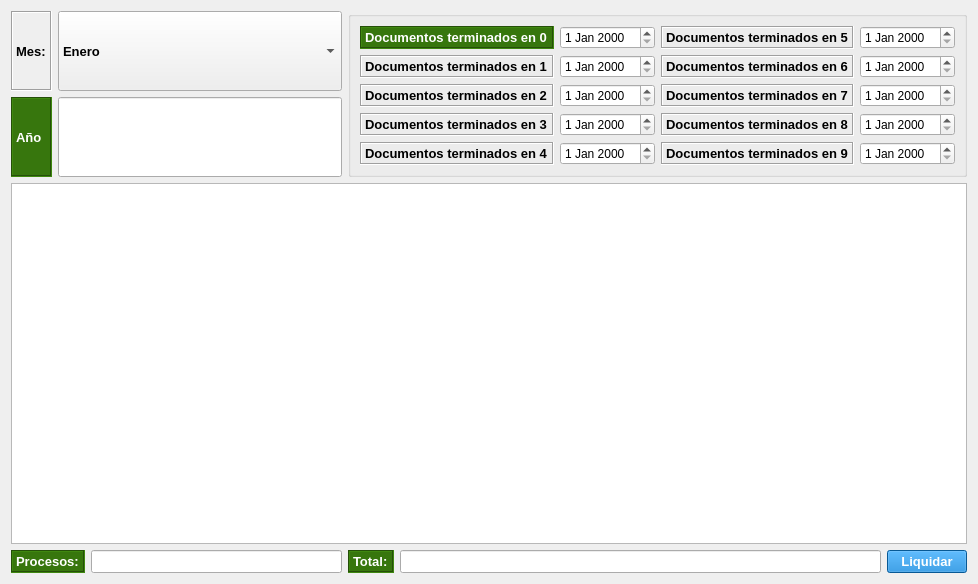
<?xml version="1.0" encoding="UTF-8"?>
<ui version="4.0">
 <class>Form</class>
 <widget class="QWidget" name="Form">
  <property name="geometry">
   <rect>
    <x>0</x>
    <y>0</y>
    <width>978</width>
    <height>584</height>
   </rect>
  </property>
  <property name="windowTitle">
   <string>Form</string>
  </property>
  <layout class="QGridLayout" name="gridLayout_2" rowstretch="5,5,85,5">
   <item row="0" column="0">
    <widget class="QLabel" name="label_15">
     <property name="sizePolicy">
      <sizepolicy hsizetype="Preferred" vsizetype="Expanding">
       <horstretch>0</horstretch>
       <verstretch>0</verstretch>
      </sizepolicy>
     </property>
     <property name="font">
      <font>
       <pointsize>10</pointsize>
       <weight>75</weight>
       <bold>true</bold>
      </font>
     </property>
     <property name="styleSheet">
      <string notr="true">#label_3{
background-color:#37760D;
color: #FFFFFF;
}</string>
     </property>
     <property name="frameShape">
      <enum>QFrame::Box</enum>
     </property>
     <property name="frameShadow">
      <enum>QFrame::Sunken</enum>
     </property>
     <property name="text">
      <string>Mes:</string>
     </property>
    </widget>
   </item>
   <item row="0" column="1" colspan="2">
    <widget class="QComboBox" name="comboBox_2">
     <property name="sizePolicy">
      <sizepolicy hsizetype="Preferred" vsizetype="Expanding">
       <horstretch>0</horstretch>
       <verstretch>0</verstretch>
      </sizepolicy>
     </property>
     <property name="font">
      <font>
       <pointsize>10</pointsize>
       <weight>75</weight>
       <bold>true</bold>
      </font>
     </property>
     <item>
      <property name="text">
       <string>Enero</string>
      </property>
     </item>
     <item>
      <property name="text">
       <string>Febrero</string>
      </property>
     </item>
     <item>
      <property name="text">
       <string>Marzo</string>
      </property>
     </item>
     <item>
      <property name="text">
       <string>Abril</string>
      </property>
     </item>
     <item>
      <property name="text">
       <string>Mayo</string>
      </property>
     </item>
     <item>
      <property name="text">
       <string>Junio</string>
      </property>
     </item>
     <item>
      <property name="text">
       <string>SAC-Junio</string>
      </property>
     </item>
     <item>
      <property name="text">
       <string>Julio</string>
      </property>
     </item>
     <item>
      <property name="text">
       <string>Agosto</string>
      </property>
     </item>
     <item>
      <property name="text">
       <string>Septiembre</string>
      </property>
     </item>
     <item>
      <property name="text">
       <string>Octubre</string>
      </property>
     </item>
     <item>
      <property name="text">
       <string>Noviembre</string>
      </property>
     </item>
     <item>
      <property name="text">
       <string>Diciembre</string>
      </property>
     </item>
     <item>
      <property name="text">
       <string>SAC-Diciembre</string>
      </property>
     </item>
    </widget>
   </item>
   <item row="1" column="0">
    <widget class="QLabel" name="label_3">
     <property name="sizePolicy">
      <sizepolicy hsizetype="Preferred" vsizetype="Expanding">
       <horstretch>0</horstretch>
       <verstretch>0</verstretch>
      </sizepolicy>
     </property>
     <property name="font">
      <font>
       <pointsize>10</pointsize>
       <weight>75</weight>
       <bold>true</bold>
      </font>
     </property>
     <property name="styleSheet">
      <string notr="true">#label_3{
background-color:#37760D;
color: #FFFFFF;
}</string>
     </property>
     <property name="frameShape">
      <enum>QFrame::Box</enum>
     </property>
     <property name="frameShadow">
      <enum>QFrame::Sunken</enum>
     </property>
     <property name="text">
      <string>Año</string>
     </property>
    </widget>
   </item>
   <item row="1" column="1" colspan="2">
    <widget class="QLineEdit" name="lineEdit_4">
     <property name="sizePolicy">
      <sizepolicy hsizetype="Expanding" vsizetype="Expanding">
       <horstretch>0</horstretch>
       <verstretch>0</verstretch>
      </sizepolicy>
     </property>
     <property name="font">
      <font>
       <pointsize>10</pointsize>
       <weight>75</weight>
       <bold>true</bold>
      </font>
     </property>
    </widget>
   </item>
   <item row="2" column="0" colspan="6">
    <widget class="QTableView" name="tableView">
     <property name="font">
      <font>
       <pointsize>10</pointsize>
       <weight>75</weight>
       <bold>true</bold>
      </font>
     </property>
    </widget>
   </item>
   <item row="3" column="0" colspan="2">
    <widget class="QLabel" name="label_4">
     <property name="sizePolicy">
      <sizepolicy hsizetype="Preferred" vsizetype="Expanding">
       <horstretch>0</horstretch>
       <verstretch>0</verstretch>
      </sizepolicy>
     </property>
     <property name="font">
      <font>
       <pointsize>10</pointsize>
       <weight>75</weight>
       <bold>true</bold>
      </font>
     </property>
     <property name="styleSheet">
      <string notr="true">#label_4{
background-color:#37760D;
color: #FFFFFF;
}</string>
     </property>
     <property name="frameShape">
      <enum>QFrame::Box</enum>
     </property>
     <property name="frameShadow">
      <enum>QFrame::Sunken</enum>
     </property>
     <property name="text">
      <string>Procesos:</string>
     </property>
    </widget>
   </item>
   <item row="3" column="2">
    <widget class="QLineEdit" name="lineEdit_2">
     <property name="sizePolicy">
      <sizepolicy hsizetype="Expanding" vsizetype="Expanding">
       <horstretch>0</horstretch>
       <verstretch>0</verstretch>
      </sizepolicy>
     </property>
     <property name="font">
      <font>
       <pointsize>10</pointsize>
       <weight>75</weight>
       <bold>true</bold>
      </font>
     </property>
    </widget>
   </item>
   <item row="3" column="3">
    <widget class="QLabel" name="label_5">
     <property name="sizePolicy">
      <sizepolicy hsizetype="Preferred" vsizetype="Expanding">
       <horstretch>0</horstretch>
       <verstretch>0</verstretch>
      </sizepolicy>
     </property>
     <property name="font">
      <font>
       <pointsize>10</pointsize>
       <weight>75</weight>
       <bold>true</bold>
      </font>
     </property>
     <property name="styleSheet">
      <string notr="true">#label_5{
background-color:#37760D;
color: #FFFFFF;
}</string>
     </property>
     <property name="frameShape">
      <enum>QFrame::Box</enum>
     </property>
     <property name="frameShadow">
      <enum>QFrame::Sunken</enum>
     </property>
     <property name="text">
      <string>Total:</string>
     </property>
    </widget>
   </item>
   <item row="3" column="4">
    <widget class="QLineEdit" name="lineEdit_3">
     <property name="sizePolicy">
      <sizepolicy hsizetype="Expanding" vsizetype="Expanding">
       <horstretch>0</horstretch>
       <verstretch>0</verstretch>
      </sizepolicy>
     </property>
     <property name="font">
      <font>
       <pointsize>10</pointsize>
       <weight>75</weight>
       <bold>true</bold>
      </font>
     </property>
    </widget>
   </item>
   <item row="3" column="5">
    <widget class="QPushButton" name="pushButton">
     <property name="font">
      <font>
       <pointsize>10</pointsize>
       <weight>75</weight>
       <bold>true</bold>
      </font>
     </property>
     <property name="styleSheet">
      <string notr="true">#pushButton{
background-color:#0A7DD0;
color: #ffffff
}

#pushButton:hover{
background-color:#1067A5;
}
</string>
     </property>
     <property name="text">
      <string>Liquidar</string>
     </property>
     <property name="icon">
      <iconset>
       <normaloff>../../../../../../../.designer/iconos/refresh.ico</normaloff>../../../../../../../.designer/iconos/refresh.ico</iconset>
     </property>
     <property name="iconSize">
      <size>
       <width>30</width>
       <height>30</height>
      </size>
     </property>
    </widget>
   </item>
   <item row="0" column="3" rowspan="2" colspan="3">
    <widget class="QGroupBox" name="groupBox">
     <property name="title">
      <string/>
     </property>
     <layout class="QGridLayout" name="gridLayout" rowstretch="0,0,0,0,0">
      <item row="0" column="0">
       <widget class="QLabel" name="label_2">
        <property name="sizePolicy">
         <sizepolicy hsizetype="Preferred" vsizetype="Expanding">
          <horstretch>0</horstretch>
          <verstretch>0</verstretch>
         </sizepolicy>
        </property>
        <property name="font">
         <font>
          <pointsize>10</pointsize>
          <weight>75</weight>
          <bold>true</bold>
         </font>
        </property>
        <property name="styleSheet">
         <string notr="true">#label_2{
background-color:#37760D;
color: #FFFFFF;
}</string>
        </property>
        <property name="frameShape">
         <enum>QFrame::Box</enum>
        </property>
        <property name="frameShadow">
         <enum>QFrame::Sunken</enum>
        </property>
        <property name="text">
         <string>Documentos terminados en 0</string>
        </property>
       </widget>
      </item>
      <item row="0" column="1">
       <widget class="QDateEdit" name="dateEdit"/>
      </item>
      <item row="0" column="2">
       <widget class="QLabel" name="label_10">
        <property name="sizePolicy">
         <sizepolicy hsizetype="Preferred" vsizetype="Expanding">
          <horstretch>0</horstretch>
          <verstretch>0</verstretch>
         </sizepolicy>
        </property>
        <property name="font">
         <font>
          <pointsize>10</pointsize>
          <weight>75</weight>
          <bold>true</bold>
         </font>
        </property>
        <property name="styleSheet">
         <string notr="true">#label_2{
background-color:#37760D;
color: #FFFFFF;
}</string>
        </property>
        <property name="frameShape">
         <enum>QFrame::Box</enum>
        </property>
        <property name="frameShadow">
         <enum>QFrame::Sunken</enum>
        </property>
        <property name="text">
         <string>Documentos terminados en 5</string>
        </property>
       </widget>
      </item>
      <item row="0" column="3">
       <widget class="QDateEdit" name="dateEdit_6"/>
      </item>
      <item row="1" column="0">
       <widget class="QLabel" name="label_6">
        <property name="sizePolicy">
         <sizepolicy hsizetype="Preferred" vsizetype="Expanding">
          <horstretch>0</horstretch>
          <verstretch>0</verstretch>
         </sizepolicy>
        </property>
        <property name="font">
         <font>
          <pointsize>10</pointsize>
          <weight>75</weight>
          <bold>true</bold>
         </font>
        </property>
        <property name="styleSheet">
         <string notr="true">#label_2{
background-color:#37760D;
color: #FFFFFF;
}</string>
        </property>
        <property name="frameShape">
         <enum>QFrame::Box</enum>
        </property>
        <property name="frameShadow">
         <enum>QFrame::Sunken</enum>
        </property>
        <property name="text">
         <string>Documentos terminados en 1</string>
        </property>
       </widget>
      </item>
      <item row="1" column="1">
       <widget class="QDateEdit" name="dateEdit_7"/>
      </item>
      <item row="1" column="2">
       <widget class="QLabel" name="label_11">
        <property name="sizePolicy">
         <sizepolicy hsizetype="Preferred" vsizetype="Expanding">
          <horstretch>0</horstretch>
          <verstretch>0</verstretch>
         </sizepolicy>
        </property>
        <property name="font">
         <font>
          <pointsize>10</pointsize>
          <weight>75</weight>
          <bold>true</bold>
         </font>
        </property>
        <property name="styleSheet">
         <string notr="true">#label_2{
background-color:#37760D;
color: #FFFFFF;
}</string>
        </property>
        <property name="frameShape">
         <enum>QFrame::Box</enum>
        </property>
        <property name="frameShadow">
         <enum>QFrame::Sunken</enum>
        </property>
        <property name="text">
         <string>Documentos terminados en 6</string>
        </property>
       </widget>
      </item>
      <item row="1" column="3">
       <widget class="QDateEdit" name="dateEdit_5"/>
      </item>
      <item row="2" column="0">
       <widget class="QLabel" name="label_7">
        <property name="sizePolicy">
         <sizepolicy hsizetype="Preferred" vsizetype="Expanding">
          <horstretch>0</horstretch>
          <verstretch>0</verstretch>
         </sizepolicy>
        </property>
        <property name="font">
         <font>
          <pointsize>10</pointsize>
          <weight>75</weight>
          <bold>true</bold>
         </font>
        </property>
        <property name="styleSheet">
         <string notr="true">#label_2{
background-color:#37760D;
color: #FFFFFF;
}</string>
        </property>
        <property name="frameShape">
         <enum>QFrame::Box</enum>
        </property>
        <property name="frameShadow">
         <enum>QFrame::Sunken</enum>
        </property>
        <property name="text">
         <string>Documentos terminados en 2</string>
        </property>
       </widget>
      </item>
      <item row="2" column="1">
       <widget class="QDateEdit" name="dateEdit_2"/>
      </item>
      <item row="2" column="2">
       <widget class="QLabel" name="label_12">
        <property name="sizePolicy">
         <sizepolicy hsizetype="Preferred" vsizetype="Expanding">
          <horstretch>0</horstretch>
          <verstretch>0</verstretch>
         </sizepolicy>
        </property>
        <property name="font">
         <font>
          <pointsize>10</pointsize>
          <weight>75</weight>
          <bold>true</bold>
         </font>
        </property>
        <property name="styleSheet">
         <string notr="true">#label_2{
background-color:#37760D;
color: #FFFFFF;
}</string>
        </property>
        <property name="frameShape">
         <enum>QFrame::Box</enum>
        </property>
        <property name="frameShadow">
         <enum>QFrame::Sunken</enum>
        </property>
        <property name="text">
         <string>Documentos terminados en 7</string>
        </property>
       </widget>
      </item>
      <item row="2" column="3">
       <widget class="QDateEdit" name="dateEdit_8"/>
      </item>
      <item row="3" column="0">
       <widget class="QLabel" name="label_8">
        <property name="sizePolicy">
         <sizepolicy hsizetype="Preferred" vsizetype="Expanding">
          <horstretch>0</horstretch>
          <verstretch>0</verstretch>
         </sizepolicy>
        </property>
        <property name="font">
         <font>
          <pointsize>10</pointsize>
          <weight>75</weight>
          <bold>true</bold>
         </font>
        </property>
        <property name="styleSheet">
         <string notr="true">#label_2{
background-color:#37760D;
color: #FFFFFF;
}</string>
        </property>
        <property name="frameShape">
         <enum>QFrame::Box</enum>
        </property>
        <property name="frameShadow">
         <enum>QFrame::Sunken</enum>
        </property>
        <property name="text">
         <string>Documentos terminados en 3</string>
        </property>
       </widget>
      </item>
      <item row="3" column="1">
       <widget class="QDateEdit" name="dateEdit_3"/>
      </item>
      <item row="3" column="2">
       <widget class="QLabel" name="label_13">
        <property name="sizePolicy">
         <sizepolicy hsizetype="Preferred" vsizetype="Expanding">
          <horstretch>0</horstretch>
          <verstretch>0</verstretch>
         </sizepolicy>
        </property>
        <property name="font">
         <font>
          <pointsize>10</pointsize>
          <weight>75</weight>
          <bold>true</bold>
         </font>
        </property>
        <property name="styleSheet">
         <string notr="true">#label_2{
background-color:#37760D;
color: #FFFFFF;
}</string>
        </property>
        <property name="frameShape">
         <enum>QFrame::Box</enum>
        </property>
        <property name="frameShadow">
         <enum>QFrame::Sunken</enum>
        </property>
        <property name="text">
         <string>Documentos terminados en 8</string>
        </property>
       </widget>
      </item>
      <item row="3" column="3">
       <widget class="QDateEdit" name="dateEdit_9"/>
      </item>
      <item row="4" column="0">
       <widget class="QLabel" name="label_9">
        <property name="sizePolicy">
         <sizepolicy hsizetype="Preferred" vsizetype="Expanding">
          <horstretch>0</horstretch>
          <verstretch>0</verstretch>
         </sizepolicy>
        </property>
        <property name="font">
         <font>
          <pointsize>10</pointsize>
          <weight>75</weight>
          <bold>true</bold>
         </font>
        </property>
        <property name="styleSheet">
         <string notr="true">#label_2{
background-color:#37760D;
color: #FFFFFF;
}</string>
        </property>
        <property name="frameShape">
         <enum>QFrame::Box</enum>
        </property>
        <property name="frameShadow">
         <enum>QFrame::Sunken</enum>
        </property>
        <property name="text">
         <string>Documentos terminados en 4</string>
        </property>
       </widget>
      </item>
      <item row="4" column="1">
       <widget class="QDateEdit" name="dateEdit_4"/>
      </item>
      <item row="4" column="2">
       <widget class="QLabel" name="label_14">
        <property name="sizePolicy">
         <sizepolicy hsizetype="Preferred" vsizetype="Expanding">
          <horstretch>0</horstretch>
          <verstretch>0</verstretch>
         </sizepolicy>
        </property>
        <property name="font">
         <font>
          <pointsize>10</pointsize>
          <weight>75</weight>
          <bold>true</bold>
         </font>
        </property>
        <property name="styleSheet">
         <string notr="true">#label_2{
background-color:#37760D;
color: #FFFFFF;
}</string>
        </property>
        <property name="frameShape">
         <enum>QFrame::Box</enum>
        </property>
        <property name="frameShadow">
         <enum>QFrame::Sunken</enum>
        </property>
        <property name="text">
         <string>Documentos terminados en 9</string>
        </property>
       </widget>
      </item>
      <item row="4" column="3">
       <widget class="QDateEdit" name="dateEdit_10"/>
      </item>
     </layout>
    </widget>
   </item>
  </layout>
 </widget>
 <resources/>
 <connections/>
</ui>
